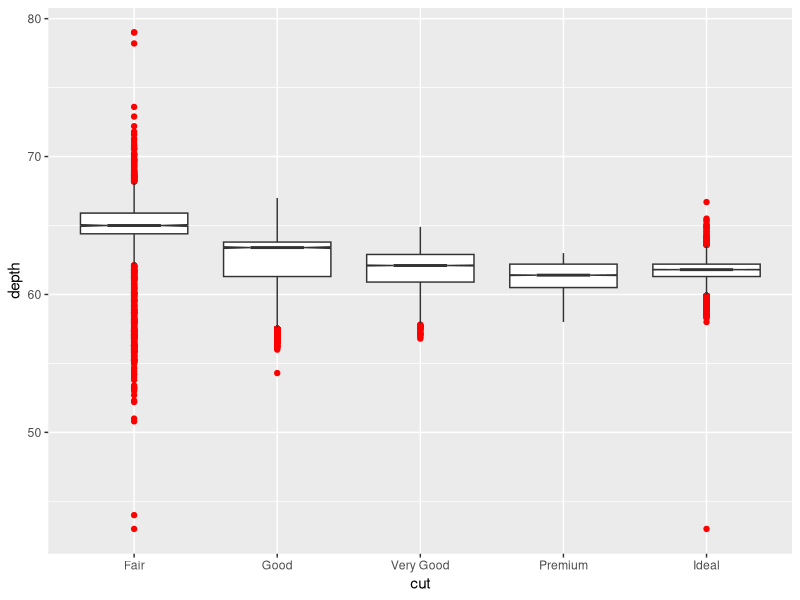

R code for this plot:
library("ggplot2")

ggplot(data=diamonds) +
  geom_boxplot(mapping = aes(x=cut, y=depth), notch = TRUE, outlier.colour = "RED")